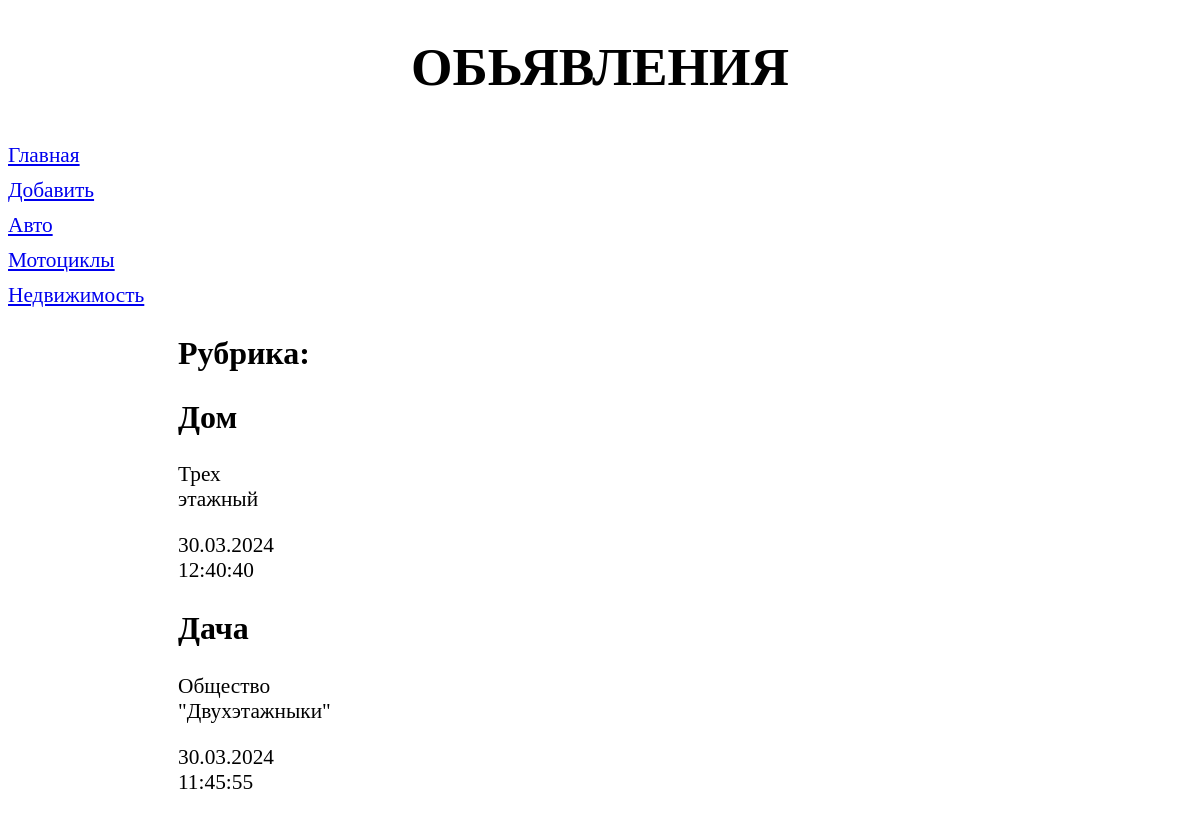
/bboard/3/, run on the app's committed database.
### bboard/models.py (models this page shows, shortened)
class Rubric(models.Model):
    name = models.CharField(max_length=20, db_index=True, verbose_name='Название')
    class Meta:
        verbose_name_plural = 'Рубрики'
        verbose_name = 'Рубрика'
        ordering = ['name']

class Bb(models.Model):
    title = models.CharField(max_length=50, verbose_name='Товар')
    content = models.TextField(null=True, blank=True, verbose_name='Описание')
    price = models.FloatField(null=True, blank=True, verbose_name='Цена')
    published = models.DateTimeField(auto_now_add=True, db_index=True, verbose_name='Опубликовано')
    rubric = models.ForeignKey('Rubric', null=True, on_delete=models.PROTECT, verbose_name='Рубрика')
    class Meta:
        verbose_name_plural = 'Обьявления'
        verbose_name = 'Обьявление'
        ordering = ['-published']

### bboard/views.py (the view)
# urls.py: path('<int:rubric_id>/', by_rubric, name='by_rubric'),
def by_rubric(request, rubric_id):
    bbs = Bb.objects.filter(rubric=rubric_id)
    rubrics = Rubric.objects.all()
    corrent_rubric = Rubric.objects.get(pk=rubric_id)
    context = {'bbs': bbs, 'rubrics': rubrics, 'corrent_rubric': corrent_rubric}
    return render(request, 'bboard/by_rubric.html', context)

### bboard/templates/bboard/by_rubric.html (shortened to what this page needs)
{% extends 'layout/basic.html' %}
{% block content %}
<h2>Рубрика: {{ current_rubric.name}}</h2>
{% for bb in bbs %}
<div>
    <h2>{{ bb.title }}</h2>
    <p>{{ bb.content }}</p>
    <p>{{ bb.published|date:"d.m.Y H:i:s"}}</p>
</div>
{% endfor %}
{% endblock %}

### bboard/templates/layout/basic.html (shortened to what this page needs)
{% load static %}
<!DOCTYPE html>
<html>
<head>
    <link rel="stylesheet" type="text/css"
    href="{% static 'bboard/style.css' %}">
</head>
<body>
    <header>
        <h1>обьявления</h1>
    </header>
    <nav>
        <a href="{% url 'index'%}">Главная</a>
        <a href="{% url 'add'%}">Добавить</a>
        {% for rubric in rubrics %}
        <a href="{% url 'by_rubric' rubric.pk %}">
            {{ rubric.name }}</a>
            {% endfor %}
    <section>
        {% block content %}
        {% endblock %}
    </section>
    </body>
</html>

### bboard/static/bboard/style.css (style rules this page uses)
header h1 { font-size: 40pt; text-transform: uppercase; text-align: center; }
nav { font-size: 16pt; width: 150px; float: left; }
nav a { display: block; margin: 10px 0px; }
section { margin-left: 170px; }

### data on the page
Rubric: name "Авто"
Rubric: name "Мотоциклы"
Rubric: name "Недвижимость"
Bb: title "Дом", content "Трех этажный", published "30.03.2024 12:40:40"
Bb: title "Дача", content "Общество \"Двухэтажныки\"", published "30.03.2024 11:45:55"
